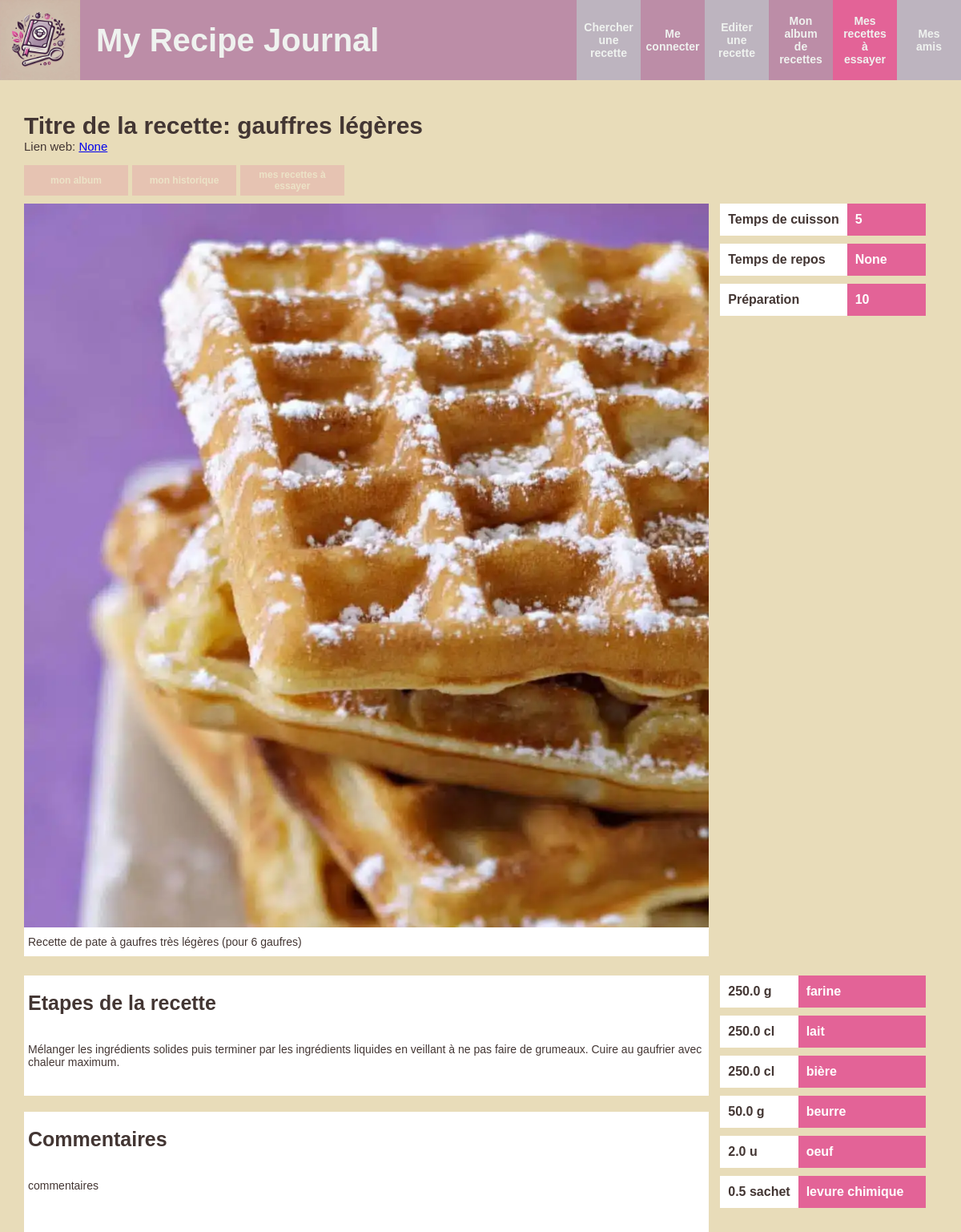
The page /show-recipe?recipeId=3 on the database its author committed.
### recipe_journal/models.py (models this page shows, shortened)
class Recipe(models.Model):
    CATEGORY_CHOICES = [
        ("entrée", "entrée"),
        ("plat", "plat principal"),
        ("dessert", "dessert"),
    ]
    title = models.CharField(max_length=100)
    category = models.CharField(max_length=20, choices=CATEGORY_CHOICES)
    source = models.CharField(max_length=100, null=True, blank=True)
    url_link = models.CharField(max_length=100, null=True, blank=True)
    short_description = models.TextField(null=True, blank=True)
    content = models.TextField(null=True, blank=True)
    recipe_ingredient = models.ManyToManyField('RecipeIngredient', blank=True)
    cooking_time = models.IntegerField(null=True, blank=True)
    cooking_preparation = models.IntegerField(null=True, blank=True)
    resting_time = models.IntegerField(null=True, blank=True)
    tags = models.ManyToManyField('Tag', blank=True)
    edition_date = models.DateField(default=date.today)
    image = models.ImageField(upload_to="recipe_images/", null=True, blank=True)

class RecipeIngredient(models.Model):
    ingredient = models.ForeignKey('Ingredient', on_delete=models.CASCADE)
    quantity = models.FloatField()
    unit = models.CharField(max_length=30)

class Ingredient(models.Model):
    name = models.CharField(max_length=100)

### recipe_journal/views/web.py (the view)
# urls.py: path("show-recipe", show_recipe),
def show_recipe(request):
    logged_user = ut.get_logged_user(request)
    if request.method == "GET" and "recipeId" in request.GET:
        recipe_id = request.GET["recipeId"]
        result = Recipe.objects.filter(id = recipe_id)
        if len(result) == 1:
            recipe = Recipe.objects.get(id = recipe_id)
            context = {
                "logged_user": logged_user,
                "recipe": recipe,
                "MEDIA_URL": settings.MEDIA_URL,
            }
            return render(request, "show_recipe.html", context)
    return render(request, "welcome.html", {"logged_user": logged_user, })

### recipe_journal/utils/utils.py (called while the page is built)
def get_logged_user(request):
    if "logged_user_id" in request.session:
        logged_user_id = request.session["logged_user_id"]
        return Member.objects.get(id=logged_user_id)
    else:
        return None

### templates/show_recipe.html (shortened to what this page needs)
{% extends "base.html" %}
{% load static %}
{% block head %}
<link rel="stylesheet" type="text/css" href="{% static 'css/style_base.css' %}" />
<link rel="stylesheet" type="text/css" href="{% static 'css/style_show_recipe.css' %}" />
{% endblock %}
{% block bodyId %}recipePage{% endblock %}
{% block content %}
<div class="section-title">
    <h1>Titre de la recette: {{ recipe.title }}</h1>
    <p>Lien web: <a href={{ recipe.url_link }}>{{ recipe.url_link }}</a></p>
    <div id="collection-buttons" current-recipe-id="{{ recipe.id }}">
        <div class="dropdown"  model-name="RecipeAlbumEntry">
            <button class="collection-button" id="album-button" type="button">mon album</button>
        </div>
        <div class="dropdown" model-name="RecipeHistoryEntry">
            <button class="collection-button" id="history-button" type="button">mon historique</button>
        </div>
        <div class="dropdown" model-name="RecipeToTryEntry">
            <button class="collection-button" id="recipe-to-try-button" type="button">mes recettes à essayer</button>
        </div>
    </div>
</div>
<div id="recipe-overview">
    <div id="section-intro">
        <div class="img-placeholder"><img class="recipe-img" src="{{ MEDIA_URL }}{{ recipe.image }}" alt="{{ recipe.title }}"></div>
        <p id="recipe-description">{{ recipe.short_description }}</p>
    </div>
    <div class="side-bar">
        <dl>
            <dt>Temps de cuisson</dt>
            <dd>{{ recipe.cooking_time }}</dd>
            <dt>Temps de repos</dt>
            <dd>{{ recipe.resting_time }}</dd>
            <dt>Préparation</dt>
            <dd>{{ recipe.cooking_preparation }}</dd>
        </dl>
    </div>
</div>
<div id="recipe-content">
    <div id="main-content">
        <div class="text-placeholder">
            <h2>Etapes de la recette</h2>
            <p>{{ recipe.content }}</p>
        </div>
        <div class="text-placeholder">
            <h2>Commentaires</h2>
            <p>commentaires</p>
        </div>
    </div>
    <div class="side-bar">
        <dl>
        {% for recipe_ingredient in recipe.recipe_ingredient.all %}
            <dt>{{ recipe_ingredient.quantity }} {{ recipe_ingredient.unit }} </dt>
            <dd>{{ recipe_ingredient.ingredient.name }}</dd>
        {% endfor %}
        </dl>
    </div>
</div>
{% endblock %}

### static/css/style_base.css (style rules this page uses)
:root { --couleur-primaire: #BC8DA7; --couleur-secondaire: #BDB4BF; --couleur-tertiaire: #D9D9D9; --couleur-texte-secondaire: #EFF2EF; --couleur-texte-principale: #433633; --couleur-accent: #E36397; --couleur-fond: #E8DCB9; }
body { display: flex; flex-direction: column; justify-content: flex-start; align-items: center; color: var(--couleur-texte-principale); width: 100%; min-height: 100vh; margin: 0px; font-family: 'Arial', sans-serif; font-size: 14px; background-color: var(--couleur-fond); }
main h1 { font-size: 30px; }
main h2 { font-size: 25px; }
.dropdown { position: relative; display: flex; }
.section-title { text-align: center; margin: 20px 0px 40px 0px; }

### static/css/style_show_recipe.css (style rules this page uses)
#recipePage .section-title { display: flex; flex-direction: column; align-items: flex-start; width: 95%; box-sizing: border-box; margin-bottom: 0; text-align: left; }
#recipePage .section-title h1 { margin-bottom: 0; }
#recipePage .section-title p { margin-top: 0; font-size: 15px; }
#recipe-overview { display: flex; justify-content: flex-start; align-items: flex-start; width: 95%; }
#section-intro { display: flex; flex-direction: column; justify-content: flex-start; align-items: flex-start; width: 75%; box-sizing: border-box; }
.img-placeholder { display: flex; align-items: center; justify-content: center; width: 100%; min-height: 200px; background-color: var(--couleur-tertiaire); }
.recipe-img { width: 100%; height: auto; }
.side-bar { display: flex; flex-direction: column; justify-content: flex-start; align-items: center; box-sizing: border-box; width: 25%; }
#recipe-description { width: 100%; box-sizing: border-box; margin-top: 0; padding: 10px 5px; background-color: #FFFFFF; }
#recipe-content { display: flex; align-items: flex-start; justify-content: flex-start; box-sizing: border-box; width: 95%; padding-top: 10px; }
#main-content { display: flex; flex-direction: column; align-items: flex-start; justify-content: flex-start; width: 75%; gap: 20px; }
.text-placeholder { display: flex; flex-direction: column; align-items: flex-start; justify-content: flex-start; box-sizing: border-box; min-height: 150px; width: 100%; padding-left: 5px; background-color: #FFFFFF; }
dl { display: grid; grid-template-columns: auto 1fr; box-sizing: border-box; width: 90%; margin: 0; grid-row-gap: 10px; font-size: 16px; font-weight: bold; }
dd, dt { display: flex; align-items: center; justify-content: flex-start; box-sizing: border-box; padding: 10px; height: 40px; }
dt { background-color: #FFFFFF; }
dd { margin: 0; color: #FFFFFF; background-color: var(--couleur-accent); }
button { opacity: 0.2; border: none; padding: 5px 10px; width: 130px; background-color: var(--couleur-accent); color: #FFFFFF; font-size: 12px; font-weight: bold; transition: all 0.1s ease; cursor: pointer; }
#collection-buttons { display: flex; width: 100%; margin-bottom: 10px; gap: 5px; }

### rows shown on the page
Recipe: title "gauffres légères", url_link "None", image (picture), short_description "Recette de pate à gaufres très légères (pour 6 gaufres)", cooking_time "5", resting_time "None", cooking_preparation "10", content "Mélanger les ingrédients solides puis terminer par les ingrédients liquides en veillant à ne pas faire de grumeaux. Cuire au gaufrier avec chaleur maximum."
RecipeIngredient: quantity "250.0", unit "g", ingredient.name "farine"
RecipeIngredient: quantity "250.0", unit "cl", ingredient.name "lait"
RecipeIngredient: quantity "250.0", unit "cl", ingredient.name "bière"
RecipeIngredient: quantity "50.0", unit "g", ingredient.name "beurre"
RecipeIngredient: quantity "2.0", unit "u", ingredient.name "oeuf"
RecipeIngredient: quantity "0.5", unit "sachet", ingredient.name "levure chimique"
